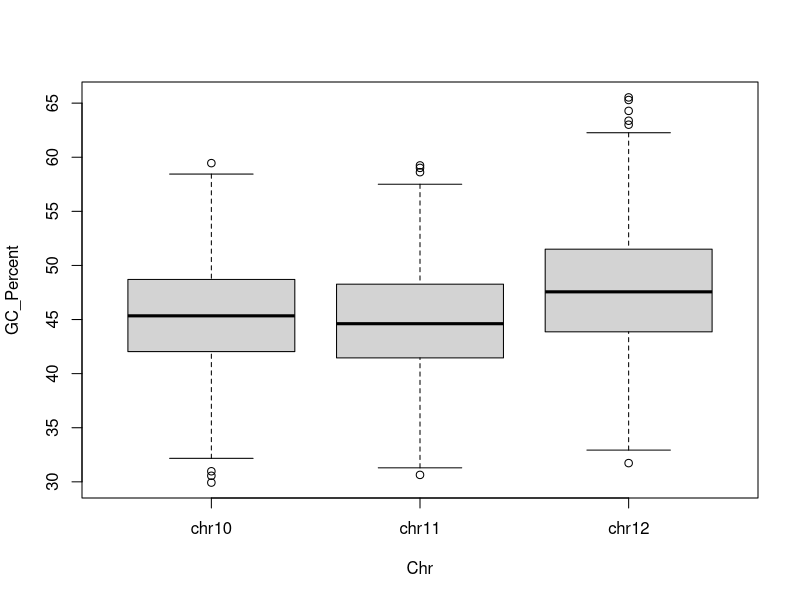
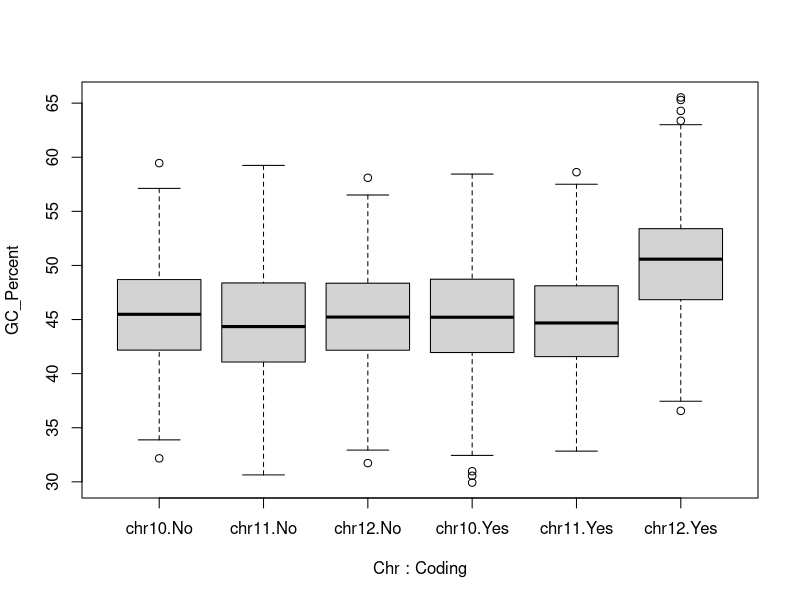

Reproduce these figures in R, in order.
## ---- chunk 1
knitr::opts_chunk$set(echo = TRUE)
## ---- chunk 2
genes=read.csv("gc.csv")

## ---- chunk 3
boxplot(data=genes,GC_Percent~Chr)

#chr 12 looks different
## ---- chunk 4
summary(lm(data=genes,GC_Percent~Chr))

#chr 11 and 12 have significant difference, chr10 and 12 dont
## ---- chunk 5
fac=factor(genes$Chr,levels = c("chr12","chr10","chr11"))
summary(lm(data=genes,GC_Percent~fac))

## ---- chunk 6
summary(aov(data=genes,GC_Percent~Chr))

## ---- chunk 7
TukeyHSD(aov(data=genes,GC_Percent~Chr))

#chr12 is different from others. ch10 and chr 11 are not different. Results match with previous answer
## ---- chunk 8
# make 3 vectors containing gc percentage for chr 10, 11, and 12
chr10=(genes[genes$Chr=="chr10","GC_Percent"])
chr11=(genes[genes$Chr=="chr11","GC_Percent"])
chr12=(genes[genes$Chr=="chr12","GC_Percent"])

#calculate the mean of each chromosome and the grand mean
gr.mean=mean(c(chr10,chr11,chr12))
chr10.mean=mean(chr10)
chr11.mean=mean(chr11)
chr12.mean=mean(chr12)

#use the means and the vectors to find ssb and sse
ssb= sum(length(chr10)*(chr10.mean-gr.mean)^2)+sum(length(chr11)*(chr11.mean-gr.mean)^2)+sum(length(chr12)*(chr12.mean-gr.mean)^2)
sse=sum((chr10-chr10.mean)^2)  + sum((chr11-chr11.mean)^2)  + sum((chr12-chr12.mean)^2) 
## ---- chunk 9
df_ssb=3-1
df_sse=(length(chr10)-1)+(length(chr11)-1)+(length(chr12)-1)
## ---- chunk 10
ssb_mean=ssb/df_ssb
sse_mean=sse/df_sse
## ---- chunk 11
f=ssb_mean/sse_mean
## ---- chunk 12
pf(f,df1 = df_ssb,df2 = df_sse,lower.tail = F)

## ---- chunk 13
summary(aov(data=genes,GC_Percent~Chr*Coding))

#interaction is significant
## ---- chunk 14
TukeyHSD(aov(data=genes,GC_Percent~Chr*Coding))
boxplot(data=genes,GC_Percent~ Chr+Coding)

#interaction is only significant in pairwise comparisons involving chr12. boxplot also confirms interaction exists only on chr12
